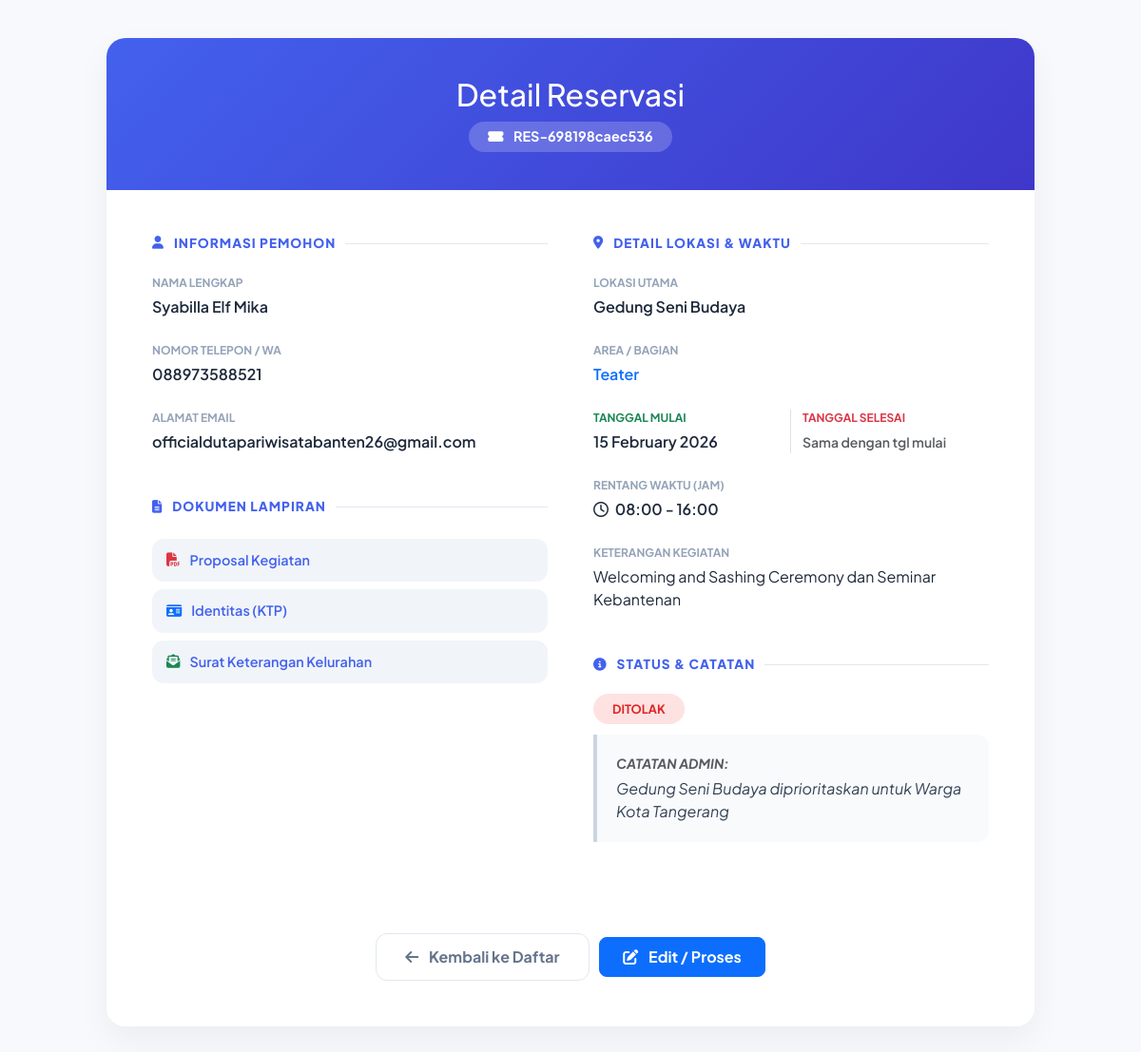
The app's page /admin/view_reserv.php?id=45 (signed in) with its own data.
### tables this page shows
CREATE TABLE `reservations` (
  `id` int(11) NOT NULL,
  `kode_booking` varchar(20) NOT NULL,
  `nama` varchar(50) NOT NULL,
  `no_telepon` varchar(15) NOT NULL,
  `hari` date NOT NULL,
  `jam_mulai` time NOT NULL DEFAULT '08:00:00',
  `jam_selesai` time NOT NULL DEFAULT '16:00:00',
  `keterangan` text DEFAULT NULL,
  `status` enum('pending','disetujui','ditolak','selesai') DEFAULT NULL,
  `file_upload` varchar(100) DEFAULT NULL,
  `user_id` int(11) DEFAULT NULL,
  `email` varchar(100) NOT NULL,
  `catatan` text DEFAULT NULL,
  `ktp_upload` varchar(100) DEFAULT NULL,
  `surat_kelurahan_upload` varchar(100) DEFAULT NULL,
  `tanggal_selesai` date DEFAULT NULL,
  `place_id` int(11) DEFAULT NULL,
  `email_sent` tinyint(1) DEFAULT 0,
  `kuesioner_sent` tinyint(1) DEFAULT 0,
  `sub_place_id` int(11) DEFAULT NULL,
  `admin_id` int(11) DEFAULT NULL,
  `sumber_reservasi` enum('online','offline') DEFAULT 'online'
);

CREATE TABLE `places` (
  `id` int(11) NOT NULL,
  `name` varchar(100) NOT NULL,
  `description` text NOT NULL,
  `image` varchar(100) NOT NULL,
  `lokasi` varchar(150) NOT NULL,
  `latitude` decimal(9,6) NOT NULL,
  `longitude` decimal(9,6) NOT NULL
);

CREATE TABLE `sub_places` (
  `id` int(11) NOT NULL,
  `place_id` int(11) NOT NULL,
  `nama_subtempat` varchar(50) NOT NULL,
  `gambar` varchar(100) NOT NULL,
  `deskripsi` text DEFAULT NULL
);

### admin/view_reserv.php (the view, shortened to what this page needs)
<?php
include '../db.php';
$id = isset($_GET['id']) ? intval($_GET['id']) : 0;
$query = "SELECT r.*, p.name as nama_tempat, sp.nama_subtempat
          FROM reservations r
          LEFT JOIN places p ON r.place_id = p.id
          LEFT JOIN sub_places sp ON r.sub_place_id = sp.id
          WHERE r.id = $id";
$result = $conn->query($query);
$reservation = $result->fetch_assoc();
?>
<!DOCTYPE html>
<html lang="id">
<head>
    <link href="https://cdnjs.cloudflare.com/ajax/libs/font-awesome/6.4.0/css/all.min.css" rel="stylesheet" />
    <link href="https://cdn.jsdelivr.net/npm/bootstrap@5.3.2/dist/css/bootstrap.min.css" rel="stylesheet" />
</head>
<body>
<div class="container">
    <div class="detail-card">
        <div class="card-header-gradient">
            <h2 class="fw-800 mb-0">Detail Reservasi</h2>
            <div class="booking-code">
                <i class="fas fa-ticket-alt me-2"></i> <?= htmlspecialchars($reservation['kode_booking']); ?>
            </div>
        </div>
        <div class="card-body p-4 p-md-5">
            <div class="row g-5">
                <div class="col-md-6">
                    <h6 class="section-title"><i class="fas fa-user"></i> Informasi Pemohon</h6>
                    <div class="info-group">
                        <div class="info-label">Nama Lengkap</div>
                        <div class="info-value"><?= htmlspecialchars($reservation['nama']); ?></div>
                    </div>
                    <div class="info-group">
                        <div class="info-label">Nomor Telepon / WA</div>
                        <div class="info-value"><?= htmlspecialchars($reservation['no_telepon']); ?></div>
                    </div>
                    <div class="info-group">
                        <div class="info-label">Alamat Email</div>
                        <div class="info-value"><?= htmlspecialchars($reservation['email'] ?? '-'); ?></div>
                    </div>
                    <div class="mt-5">
                        <h6 class="section-title"><i class="fas fa-file-alt"></i> Dokumen Lampiran</h6>
                        <div class="d-grid gap-2">
                            <?php if ($reservation['file_upload']): ?>
                                <a href="../uploads/<?= $reservation['file_upload']; ?>" target="_blank" class="file-link">
                                    <i class="fas fa-file-pdf text-danger"></i> Proposal Kegiatan
                                </a>
                            <?php endif; ?>
                            <?php if ($reservation['ktp_upload']): ?>
                                <a href="../uploads/ktp/<?= $reservation['ktp_upload']; ?>" target="_blank" class="file-link">
                                    <i class="fas fa-id-card text-primary"></i> Identitas (KTP)
                                </a>
                            <?php endif; ?>
                            <?php if (
                                !empty($reservation['surat_kelurahan_upload']) &&
                                stripos($reservation['nama_tempat'], 'Gedung Seni Budaya') !== false
                            ): ?>
                                <a
                                    href="../uploads/kelurahan/<?= $reservation['surat_kelurahan_upload']; ?>"
                                    target="_blank"
                                    class="file-link"
                                >
                                    <i class="fas fa-envelope-open-text text-success"></i>
                                    Surat Keterangan Kelurahan
                                </a>
                            <?php endif; ?>
                        </div>
                    </div>
                </div>
                <div class="col-md-6">
                    <h6 class="section-title"><i class="fas fa-map-marker-alt"></i> Detail Lokasi & Waktu</h6>
                    <div class="info-group">
                        <div class="info-label">Lokasi Utama</div>
                        <div class="info-value"><?= htmlspecialchars($reservation['nama_tempat'] ?? 'Tempat tidak ditemukan'); ?></div>
                    </div>
                    <div class="info-group">
                        <div class="info-label">Area / Bagian</div>
                        <div class="info-value text-primary"><?= htmlspecialchars($reservation['nama_subtempat'] ?? 'Seluruh Area'); ?></div>
                    </div>
                    <div class="row info-group">
                        <div class="col-6 border-end">
                            <div class="info-label text-success">Tanggal Mulai</div>
                            <div class="info-value"><?= date('d F Y', strtotime($reservation['hari'])); ?></div>
                        </div>
                        <div class="col-6">
                            <div class="info-label text-danger">Tanggal Selesai</div>
                            <div class="info-value">
                                <?= $reservation['tanggal_selesai'] ? date('d F Y', strtotime($reservation['tanggal_selesai'])) : '<span class="text-muted small">Sama dengan tgl mulai</span>'; ?>
                            </div>
                        </div>
                    </div>
                    <div class="info-group">
                        <div class="info-label">Rentang Waktu (Jam)</div>
                        <div class="info-value"><i class="far fa-clock me-1"></i> <?= substr($reservation['jam_mulai'],0,5); ?> - <?= substr($reservation['jam_selesai'],0,5); ?></div>
                    </div>
                    <div class="info-group">
                        <div class="info-label">Keterangan Kegiatan</div>
                        <div class="info-value small fw-normal"><?= nl2br(htmlspecialchars($reservation['keterangan'])); ?></div>
                    </div>
                    <div class="mt-5">
                        <h6 class="section-title"><i class="fas fa-info-circle"></i> Status & Catatan</h6>
                        <div class="mb-3">
                            <span class="status-pill status-<?= $reservation['status']; ?>">
                                <?= strtoupper($reservation['status']); ?>
                            </span>
                        </div>
                        <div class="admin-note">
                            <div class="small fw-bold text-muted mb-1 text-uppercase">Catatan Admin:</div>
                            <?= htmlspecialchars($reservation['catatan'] ?: 'Belum ada catatan dari administrator.'); ?>
                        </div>
                    </div>
                </div>
            </div>
        </div>
        <div class="card-footer bg-white border-0 p-4 p-md-5 text-center">
            <a href="kelola_reserv.php" class="btn btn-back">
                <i class="fas fa-arrow-left me-2"></i> Kembali ke Daftar
            </a>
            <a href="edit_reserv.php?id=<?= $id; ?>" class="btn btn-primary px-4 py-2 rounded-3 ms-2" style="font-weight: 700;">
                <i class="fas fa-edit me-2"></i> Edit / Proses
            </a>
        </div>
    </div>
</div>
</body>
</html>

### admin/view_reserv.php (style rules this page uses)
:root { --primary: #4361ee; --navy: #1e293b; --light-bg: #f8f9fc; }
body { font-family: 'Plus Jakarta Sans', sans-serif; background-color: var(--light-bg); color: #334155; padding: 40px 0; }
.container { max-width: 1000px; }
.detail-card { background: #fff; border: none; border-radius: 20px; box-shadow: 0 15px 35px rgba(0, 0, 0, 0.05); overflow: hidden; }
.card-header-gradient { background: linear-gradient(135deg, #4361ee 0%, #3f37c9 100%); padding: 40px; color: white; text-align: center; }
.booking-code { background: rgba(255, 255, 255, 0.2); padding: 5px 20px; border-radius: 50px; font-weight: 700; font-size: 0.9rem; display: inline-block; margin-top: 10px; }
.section-title { font-weight: 800; font-size: 0.85rem; text-transform: uppercase; letter-spacing: 1px; color: var(--primary); margin-bottom: 25px; display: flex; align-items: center; gap: 10px; }
.section-title::after { content: ""; flex: 1; height: 1px; background: #e2e8f0; }
.info-group { margin-bottom: 25px; }
.info-label { font-size: 0.75rem; font-weight: 700; color: #94a3b8; text-transform: uppercase; margin-bottom: 4px; }
.info-value { font-weight: 600; color: #1e293b; font-size: 1rem; }
.status-pill { padding: 8px 20px; border-radius: 50px; font-weight: 700; font-size: 0.8rem; text-transform: uppercase; }
.status-ditolak { background: #fee2e2; color: #dc2626; }
.file-link { display: flex; align-items: center; gap: 10px; background: #f1f5f9; padding: 12px 15px; border-radius: 12px; color: var(--primary); text-decoration: none; font-weight: 600; font-size: 0.9rem; transition: 0.2s; }
.admin-note { background: #f8fafc; border-left: 4px solid #cbd5e1; padding: 20px; border-radius: 0 12px 12px 0; font-style: italic; }
.btn-back { background: #fff; color: #64748b; border: 1px solid #e2e8f0; padding: 12px 30px; border-radius: 12px; font-weight: 700; transition: 0.3s; }

### records on screen
reservations: kode_booking "RES-698198caec536", nama "Syabilla Elf Mika", no_telepon "088973588521", email "officialdutapariwisatabanten26@gmail.com", place.name "Gedung Seni Budaya", sub_place.nama_subtempat "Teater", hari "15 February 2026", jam_mulai "08:00", jam_selesai "16:00", keterangan "Welcoming and Sashing Ceremony dan Seminar Kebantenan", status "DITOLAK", catatan "Gedung Seni Budaya diprioritaskan untuk Warga Kota Tangerang"
